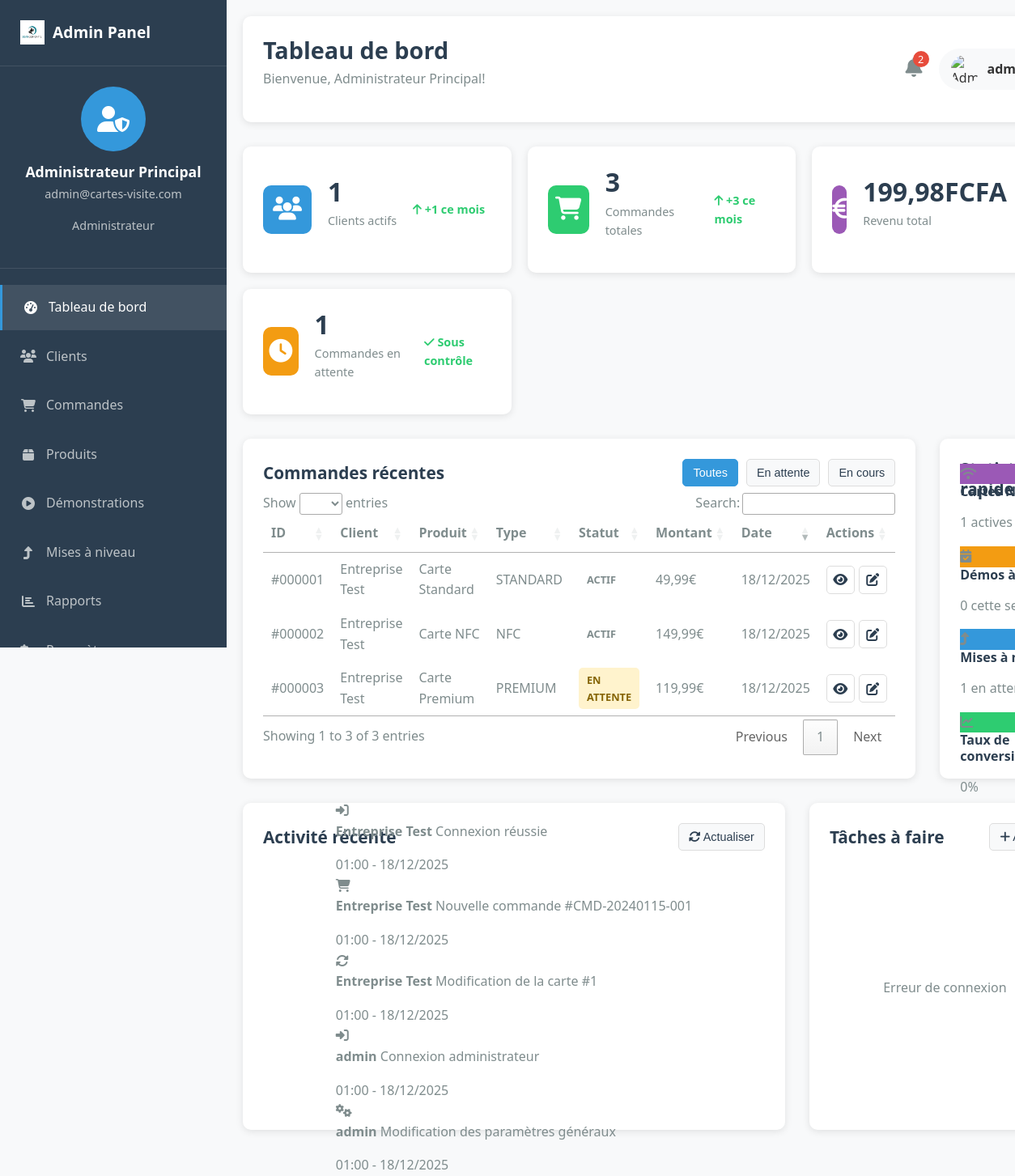
Page /admin/dashboard.php (signed in) on the committed database.
### tables this page shows
CREATE TABLE client_cards (
    id INT PRIMARY KEY AUTO_INCREMENT,
    client_id INT NOT NULL,
    product_id INT NOT NULL,
    order_number VARCHAR(20) UNIQUE,
    card_type ENUM('standard', 'nfc', 'premium') NOT NULL,
    design_data JSON,
    nfc_data JSON NULL,
    status ENUM('draft', 'pending', 'processing', 'shipped', 'delivered', 'active', 'expired', 'upgrading', 'cancelled') DEFAULT 'draft',
    quantity INT DEFAULT 100,
    unit_price DECIMAL(10,2) NOT NULL,
    total_price DECIMAL(10,2) NOT NULL,
    vat_amount DECIMAL(10,2) DEFAULT 0,
    delivery_address TEXT,
    tracking_number VARCHAR(100),
    estimated_delivery DATE,
    actual_delivery DATE,
    notes TEXT,
    created_at TIMESTAMP DEFAULT CURRENT_TIMESTAMP,
    updated_at TIMESTAMP DEFAULT CURRENT_TIMESTAMP ON UPDATE CURRENT_TIMESTAMP,
    FOREIGN KEY (client_id) REFERENCES clients(id) ON DELETE CASCADE,
    FOREIGN KEY (product_id) REFERENCES products(id)
);

CREATE TABLE clients (
    id INT PRIMARY KEY AUTO_INCREMENT,
    company_name VARCHAR(100) NOT NULL,
    contact_person VARCHAR(100) NOT NULL,
    email VARCHAR(100) UNIQUE NOT NULL,
    password VARCHAR(255) NOT NULL,
    phone VARCHAR(20),
    address TEXT,
    city VARCHAR(50),
    postal_code VARCHAR(10),
    country VARCHAR(50) DEFAULT 'France',
    vat_number VARCHAR(50),
    subscription_type ENUM('free', 'basic', 'premium', 'enterprise') DEFAULT 'free',
    is_active BOOLEAN DEFAULT TRUE,
    email_verified BOOLEAN DEFAULT FALSE,
    verification_token VARCHAR(100),
    reset_token VARCHAR(100),
    reset_token_expiry DATETIME,
    last_login DATETIME,
    preferences JSON,
    created_at TIMESTAMP DEFAULT CURRENT_TIMESTAMP,
    updated_at TIMESTAMP DEFAULT CURRENT_TIMESTAMP ON UPDATE CURRENT_TIMESTAMP
);

CREATE TABLE products (
    id INT PRIMARY KEY AUTO_INCREMENT,
    name VARCHAR(100) NOT NULL,
    description TEXT,
    category ENUM('standard', 'nfc', 'premium') NOT NULL,
    base_price DECIMAL(10,2) NOT NULL,
    features JSON,
    options JSON,
    is_active BOOLEAN DEFAULT TRUE,
    stock_quantity INT DEFAULT 0,
    delivery_days INT DEFAULT 5,
    created_at TIMESTAMP DEFAULT CURRENT_TIMESTAMP,
    updated_at TIMESTAMP DEFAULT CURRENT_TIMESTAMP ON UPDATE CURRENT_TIMESTAMP
);

CREATE TABLE activities (
    id INT PRIMARY KEY AUTO_INCREMENT,
    user_type ENUM('client', 'admin') NOT NULL,
    user_id INT NOT NULL,
    type VARCHAR(50) NOT NULL,
    description TEXT NOT NULL,
    ip_address VARCHAR(45),
    user_agent TEXT,
    created_at TIMESTAMP DEFAULT CURRENT_TIMESTAMP
);

### admin/dashboard.php (the view, shortened to what the rows shown need)
<?php
$db = Database::getInstance();
$stmt = $db->query("
    SELECT a.*,
           CASE
               WHEN a.user_type = 'client' THEN c.company_name
               WHEN a.user_type = 'admin' THEN ad.username
           END as user_name
    FROM activities a
    LEFT JOIN clients c ON a.user_type = 'client' AND a.user_id = c.id
    LEFT JOIN admins ad ON a.user_type = 'admin' AND a.user_id = ad.id
    ORDER BY a.created_at DESC
    LIMIT 10
");
$recent_activities = $stmt->fetchAll();
$stmt = $db->query("
    SELECT cc.*, c.company_name, p.name as product_name
    FROM client_cards cc
    JOIN clients c ON cc.client_id = c.id
    JOIN products p ON cc.product_id = p.id
    WHERE cc.status NOT IN ('draft')
    ORDER BY cc.created_at DESC
    LIMIT 10
");
$recent_orders = $stmt->fetchAll();
?>
<!DOCTYPE html>
<html lang="fr">
<head>
    <link rel="stylesheet" href="../assets/css/style.css">
    <link rel="stylesheet" href="../assets/css/admin.css">
    <link rel="stylesheet" href="https://cdnjs.cloudflare.com/ajax/libs/font-awesome/6.4.0/css/all.min.css">
    <link rel="stylesheet" href="https://cdn.datatables.net/1.13.6/css/jquery.dataTables.min.css">
    <link rel="stylesheet" href="https://cdn.jsdelivr.net/npm/flatpickr/dist/flatpickr.min.css">
</head>
<body class="admin-dashboard">
    <div class="admin-main-content">
        <header class="admin-header">
            <div class="admin-header-left">
                <h1>Tableau de bord</h1>
            </div>
        </header>
        <div class="charts-container">
            <div class="chart-card">
                <div class="chart-body">
                    <div class="table-container">
                        <table id="recentOrdersTable">
                            <thead>
                                <tr>
                                    <th>ID</th>
                                    <th>Client</th>
                                    <th>Produit</th>
                                    <th>Type</th>
                                    <th>Statut</th>
                                    <th>Montant</th>
                                    <th>Date</th>
                                    <th>Actions</th>
                                </tr>
                            </thead>
                            <tbody>
                                <?php foreach ($recent_orders as $order): ?>
                                    <tr>
                                        <td>#<?php echo str_pad($order['id'], 6, '0', STR_PAD_LEFT); ?></td>
                                        <td><?php echo htmlspecialchars($order['company_name']); ?></td>
                                        <td><?php echo htmlspecialchars($order['product_name']); ?></td>
                                        <td>
                                            <span class="badge badge-<?php echo $order['card_type']; ?>">
                                                <?php echo strtoupper($order['card_type']); ?>
                                            </span>
                                        </td>
                                        <td>
                                            <span class="status-badge <?php echo $order['status']; ?>">
                                                <?php
                                                $status_labels = [
                                                    'draft' => 'Brouillon',
                                                    'pending' => 'En attente',
                                                    'processing' => 'En cours',
                                                    'shipped' => 'Expédié',
                                                    'delivered' => 'Livré',
                                                    'active' => 'Actif',
                                                    'expired' => 'Expiré',
                                                    'upgrading' => 'Mise à niveau',
                                                    'cancelled' => 'Annulé'
                                                ];
                                                echo $status_labels[$order['status']] ?? $order['status'];
                                                ?>
                                            </span>
                                        </td>
                                        <td><?php echo number_format($order['total_price'], 2, ',', ' '); ?>€</td>
                                        <td><?php echo date('d/m/Y', strtotime($order['created_at'])); ?></td>
                                        <td>
                                            <div class="action-btn-group">
                                                <a href="orders.php?action=view&id=<?php echo $order['id']; ?>" class="action-btn view" title="Voir">
                                                    <i class="fas fa-eye"></i>
                                                </a>
                                                <a href="orders.php?action=edit&id=<?php echo $order['id']; ?>" class="action-btn edit" title="Modifier">
                                                    <i class="fas fa-edit"></i>
                                                </a>
                                            </div>
                                        </td>
                                    </tr>
                                <?php endforeach; ?>
                            </tbody>
                        </table>
                    </div>
                </div>
            </div>
        </div>
        <div class="charts-container">
            <div class="chart-card">
                <div class="chart-body">
                    <div class="activity-list">
                        <?php foreach ($recent_activities as $activity): ?>
                            <div class="activity-item">
                                <div class="activity-icon">
                                    <?php
                                    $icons = [
                                        'login' => 'sign-in-alt',
                                        'order' => 'shopping-cart',
                                        'update' => 'sync-alt',
                                        'create' => 'plus-circle',
                                        'delete' => 'trash',
                                        'upgrade' => 'level-up-alt',
                                        'demo' => 'play-circle',
                                        'settings' => 'cogs'
                                    ];
                                    $icon = $icons[$activity['type']] ?? 'circle';
                                    ?>
                                    <i class="fas fa-<?php echo $icon; ?>"></i>
                                </div>
                                <div class="activity-content">
                                    <p>
                                        <strong><?php echo htmlspecialchars($activity['user_name']); ?></strong>
                                        <?php echo htmlspecialchars($activity['description']); ?>
                                    </p>
                                    <span class="activity-time">
                                        <?php echo date('H:i', strtotime($activity['created_at'])); ?> -
                                        <?php echo date('d/m/Y', strtotime($activity['created_at'])); ?>
                                    </span>
                                </div>
                            </div>
                        <?php endforeach; ?>
                    </div>
                </div>
            </div>
        </div>
    </div>
</body>
</html>

### rows in the picture
client_cards: id "000001", client.company_name "Entreprise Test", product.name "Carte Standard", card_type "STANDARD", status "ACTIF", total_price "49,99", created_at "18/12/2025"
client_cards: id "000002", client.company_name "Entreprise Test", product.name "Carte NFC", card_type "NFC", status "ACTIF", total_price "149,99", created_at "18/12/2025"
client_cards: id "000003", client.company_name "Entreprise Test", product.name "Carte Premium", card_type "PREMIUM", status "EN ATTENTE", total_price "119,99", created_at "18/12/2025"
activities: user_name "Entreprise Test", description "Connexion réussie", created_at "01:00", created_at "18/12/2025"
activities: user_name "Entreprise Test", description "Nouvelle commande #CMD-20240115-001", created_at "01:00", created_at "18/12/2025"
activities: user_name "Entreprise Test", description "Modification de la carte #1", created_at "01:00", created_at "18/12/2025"
activities: user_name "admin", description "Connexion administrateur", created_at "01:00", created_at "18/12/2025"
activities: user_name "admin", description "Modification des paramètres généraux", created_at "01:00", created_at "18/12/2025"

### other values in the picture
$_SESSION['admin_name'] "Administrateur Principal"
$_SESSION['admin_email'] "admin@cartes-visite.com"
$unread_notifications "2"
$stats['total_clients'] "1"
$stats['new_clients_month'] "1"
$stats['total_orders'] "3"
$stats['orders_month'] "3"
$stats['total_revenue'] "199,98"
$stats['pending_orders'] "1"
$stmt->fetchColumn() "1"
$stats['upcoming_demos'] "0"
$stats['pending_upgrades'] "1"
